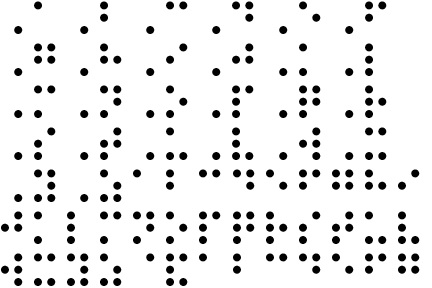
%> input picture braille301.jpg, 432 x 288 px
$ octave Main.m   (GNU Octave 9; MATLAB toolbox functions it lacks are replaced by stand-ins)
%> lines starting %> are read from the running program, lines starting %| are printed output that depends on the picture; in (x1, y1, x2, y2) boxes, pixels count from 0 and x2, y2 are one past the last pixel; in counts of white or black regions, pixels touching at a corner belong together; the program's own positions count from 1
clear all
clc
%A = imread(filename, fmt ) reads a greyscale or color image from the file specified by the string filename

%I = rgb2gray(RGB) converts the truecolor image RGB to the grayscale intensity image I. newmap = rgb2gray(map) returns a grayscale colormap equivalent to map.

I = rgb2gray(imread('braille301.jpg'));
%> I: size 288x432 uint8; min 0, max 255, mean 232.9

%I = imrotate(I, -90);

%imshow(I)

%J = imadjust(I) maps the intensity values in grayscale image I to new values in J.
I2 = imadjust(I);

% [4 lines of commented-out code are left out]
bw = imcomplement(imbinarize(I2));
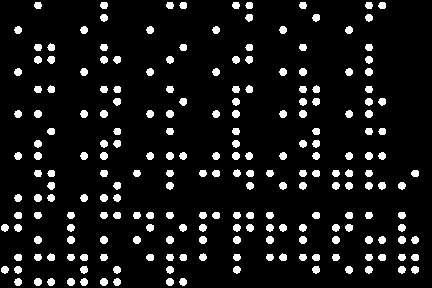
%> bw: size 288x432 logical; 8.5% white; 217 white regions

%bw = bwareaopen(bw, 50);
figure
%To display image data
imshow(bw)
%CC = bwconncomp(BW) returns the connected components CC found in the binary image BW. bwconncomp uses a default connectivity of 8 for two dimensions, 26 for three dimensions, and conndef(ndims(BW),'maximal') for higher dimensions.
cc = bwconncomp(bw);
%> cc = 217 connected components
%This MATLAB function creates a label matrix, L, from the connected components structure CC returned by bwconncomp.

labeled = labelmatrix(cc);
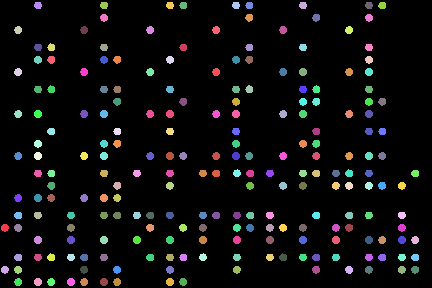
%> labeled: size 288x432 uint8; 218 distinct labels, from 0 to 217; one colour per label, 0 black
%size find size of labled
[my, mx] = size(labeled);
%> my = 288; mx = 432

figure
%display the image
imshow(I)
A = labeled;
C = A;
%This MATLAB function returns measurements for the set of properties specified by properties for each 8-connected component (object) in the binary image, BW.
graindata = regionprops(cc,'basic');
%> graindata = 217 regions; largest, box (x1, y1, x2, y2), Area and Centroid: (34, 110, 42, 118) 52 [38.5 114.5], (34, 152, 42, 160) 52 [38.5 156.5], (34, 194, 42, 202) 52 [38.5 198.5], (34, 236, 42, 244) 52 [38.5 240.5], (34, 278, 42, 286) 52 [38.5 282.5]
%Extract the X field from the structure and examine the format of the returned values. All values have the same numeric data type ( double ),
%> (the run ends here)
